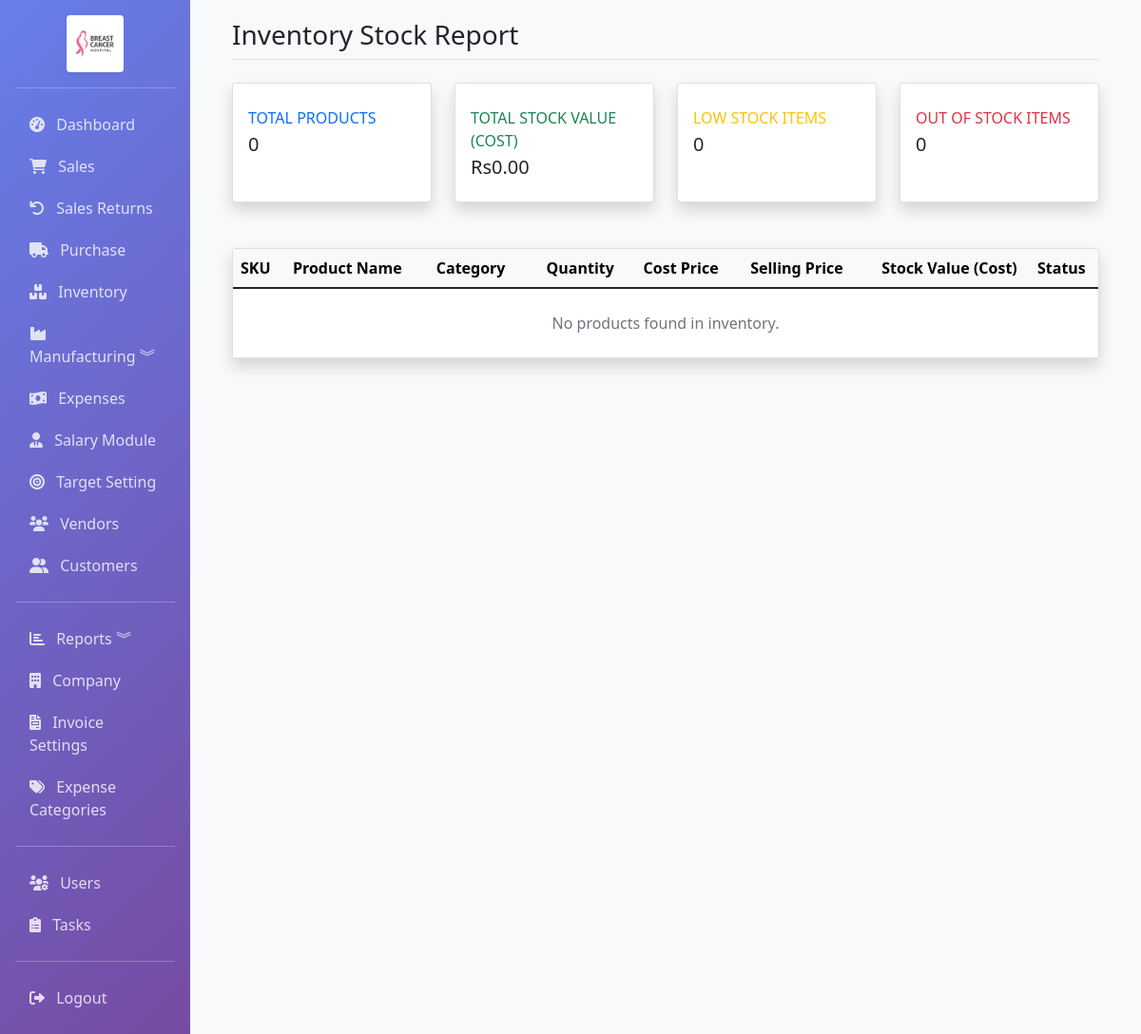
The app's page /inventory/stock-report (signed in), older data.
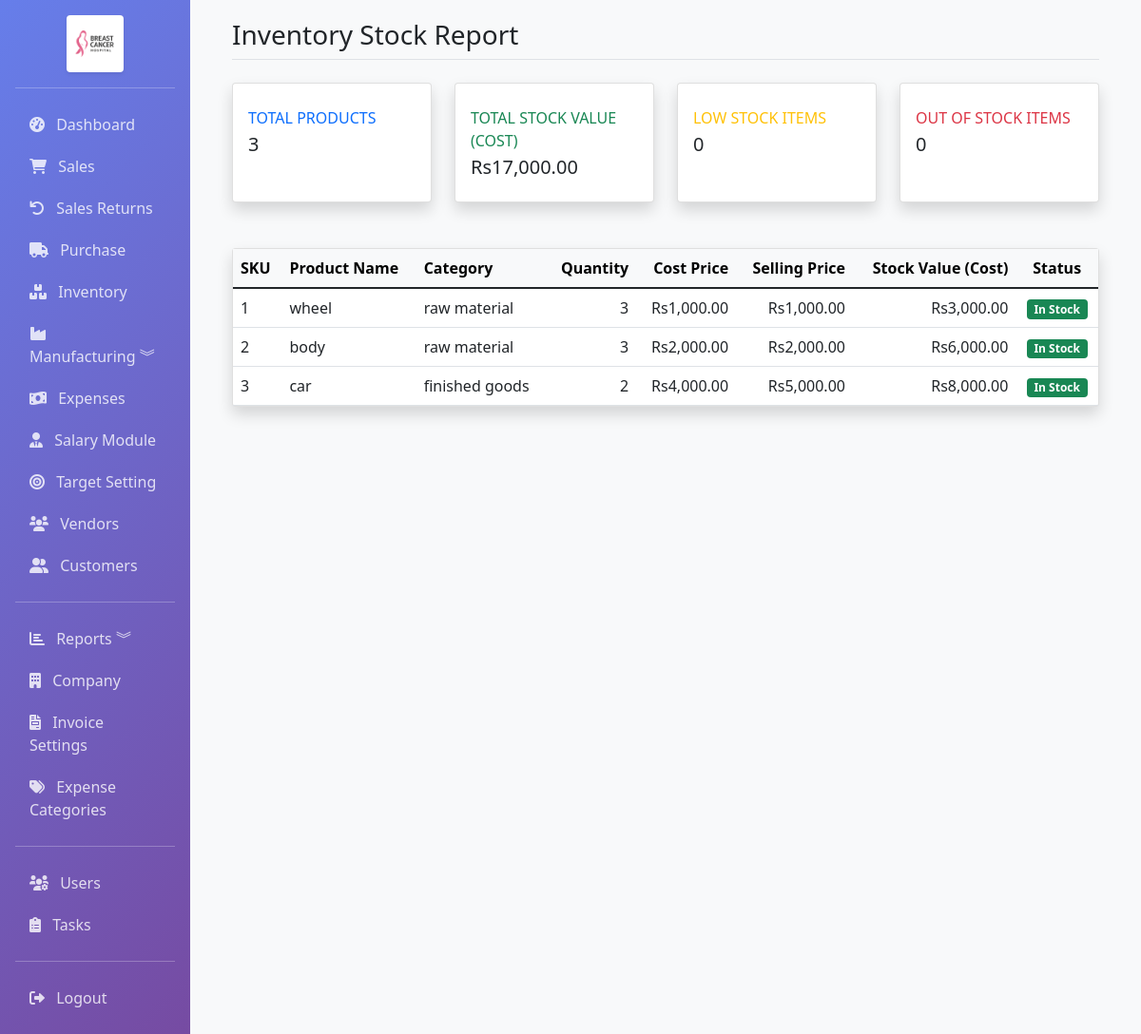
The same page, newer data.
### app/models.py (models this page shows, shortened)
class Product(db.Model):
    __tablename__ = 'products'
    id = db.Column(db.Integer, primary_key=True)
    name = db.Column(db.String(100), nullable=False, index=True)
    sku = db.Column(db.String(50), unique=True, nullable=False, index=True)
    barcode = db.Column(db.String(50), index=True)
    description = db.Column(db.Text)
    category = db.Column(db.String(50), index=True)
    brand = db.Column(db.String(50))
    unit = db.Column(db.String(20), default='pcs')  # pcs, kg, meter, etc.
    unit_price = db.Column(db.Float, nullable=False, default=0)
    cost_price = db.Column(db.Float, nullable=False, default=0)
    quantity = db.Column(db.Float, default=0)
    reorder_level = db.Column(db.Float, default=0)
    min_quantity = db.Column(db.Float, default=0)
    max_quantity = db.Column(db.Float, default=0)
    location = db.Column(db.String(100))
    weight = db.Column(db.Float, default=0)
    image_path = db.Column(db.String(255))  # Path to product image
    is_active = db.Column(db.Boolean, default=True)
    is_manufactured = db.Column(db.Boolean, default=False)
    created_at = db.Column(db.DateTime, default=datetime.utcnow)
    updated_at = db.Column(db.DateTime, default=datetime.utcnow, onupdate=datetime.utcnow)
    sale_items = db.relationship('SaleItem', backref='product', lazy=True)
    purchase_items = db.relationship('PurchaseItem', backref='product', lazy=True)
    @property
    def stock_value(self):
        return self.quantity * self.cost_price
    @property
    def is_low_stock(self):
        return self.quantity <= self.reorder_level
    @property
    def is_out_of_stock(self):
        return self.quantity <= 0

### app/routes/inventory.py (the view)
@bp.route('/stock-report')
@login_required
def stock_report():
    products = Product.query.all()
    total_products = len(products)
    total_value = sum(p.quantity * p.cost_price for p in products)
    low_stock_count = sum(1 for p in products if p.quantity <= p.reorder_level)
    out_of_stock = sum(1 for p in products if p.quantity == 0)
    return render_template('inventory/stock_report.html',
                         products=products,
                         total_products=total_products,
                         total_value=total_value,
                         low_stock_count=low_stock_count,
                         out_of_stock=out_of_stock)

### app/models.py (called while the page is built)
    @property
    def is_admin(self):
        return self.role == 'admin'

### app/templates/inventory/stock_report.html (shortened to what the changed rows need)
{% extends "base.html" %}
{% block content %}
<div class="container-fluid list-page">
    <div class="d-flex justify-content-between align-items-center mb-4 border-bottom pb-2">
        <h2 class="h3 mb-0 text-gray-800">Inventory Stock Report</h2>
    </div>
    <div class="row mb-4">
        <div class="col-xl-3 col-md-6 mb-4">
            <div class="card border-left-primary shadow h-100 py-2">
                <div class="card-body">
                    <div class="text-xs font-weight-bold text-primary text-uppercase mb-1">Total Products</div>
                    <div class="h5 mb-0 font-weight-bold text-gray-800">{{ total_products }}</div>
                </div>
            </div>
        </div>
        <div class="col-xl-3 col-md-6 mb-4">
            <div class="card border-left-success shadow h-100 py-2">
                <div class="card-body">
                    <div class="text-xs font-weight-bold text-success text-uppercase mb-1">Total Stock Value (Cost)</div>
                    <div class="h5 mb-0 font-weight-bold text-gray-800">Rs{{ "{:,.2f}".format(total_value) }}</div>
                </div>
            </div>
        </div>
    </div>
    <div class="card shadow mb-4">
        <div class="card-body p-0">
            <div class="table-responsive">
                <table class="table table-hover mb-0">
                    <thead class="table-light">
                        <tr>
                            <th>SKU</th>
                            <th>Product Name</th>
                            <th>Category</th>
                            <th class="text-end">Quantity</th>
                            <th class="text-end">Cost Price</th>
                            <th class="text-end">Selling Price</th>
                            <th class="text-end">Stock Value (Cost)</th>
                            <th class="text-center">Status</th>
                        </tr>
                    </thead>
                    <tbody>
                        {% for product in products %}
                        <tr>
                            <td>{{ product.sku }}</td>
                            <td>{{ product.name }}</td>
                            <td>{{ product.category or '-' }}</td>
                            <td class="text-end">{{ "{:,.0f}".format(product.quantity) }}</td>
                            <td class="text-end">Rs{{ "{:,.2f}".format(product.cost_price) }}</td>
                            <td class="text-end">Rs{{ "{:,.2f}".format(product.unit_price) }}</td>
                            <td class="text-end">Rs{{ "{:,.2f}".format(product.stock_value) }}</td>
                            <td class="text-center">
                                {% if product.is_out_of_stock %}
                                <span class="badge bg-danger">Out of Stock</span>
                                {% elif product.is_low_stock %}
                                <span class="badge bg-warning">Low Stock</span>
                                {% else %}
                                <span class="badge bg-success">In Stock</span>
                                {% endif %}
                            </td>
                        </tr>
                        {% else %}
                        <tr>
                            <td colspan="8" class="text-center py-4 text-muted">No products found in inventory.</td>
                        </tr>
                        {% endfor %}
                    </tbody>
                </table>
            </div>
        </div>
    </div>
</div>
{% endblock %}

Row changes from the older to the newer data that the page shows:
added Product: sku "1", name "wheel", category "raw material", quantity "3", cost_price "1,000.00", unit_price "1,000.00", stock_value "3,000.00", reorder_level "In Stock"
added Product: sku "2", name "body", category "raw material", quantity "3", cost_price "2,000.00", unit_price "2,000.00", stock_value "6,000.00", reorder_level "In Stock"
added Product: sku "3", name "car", category "finished goods", quantity "2", cost_price "4,000.00", unit_price "5,000.00", stock_value "8,000.00", reorder_level "In Stock"
Text that changed along with them:
{{ total_products }}: "0" → "3"
{{ "{:,.2f}".format(total_value) }}: "0.00" → "17,000.00"
text no longer shown: "No products found in inventory."
